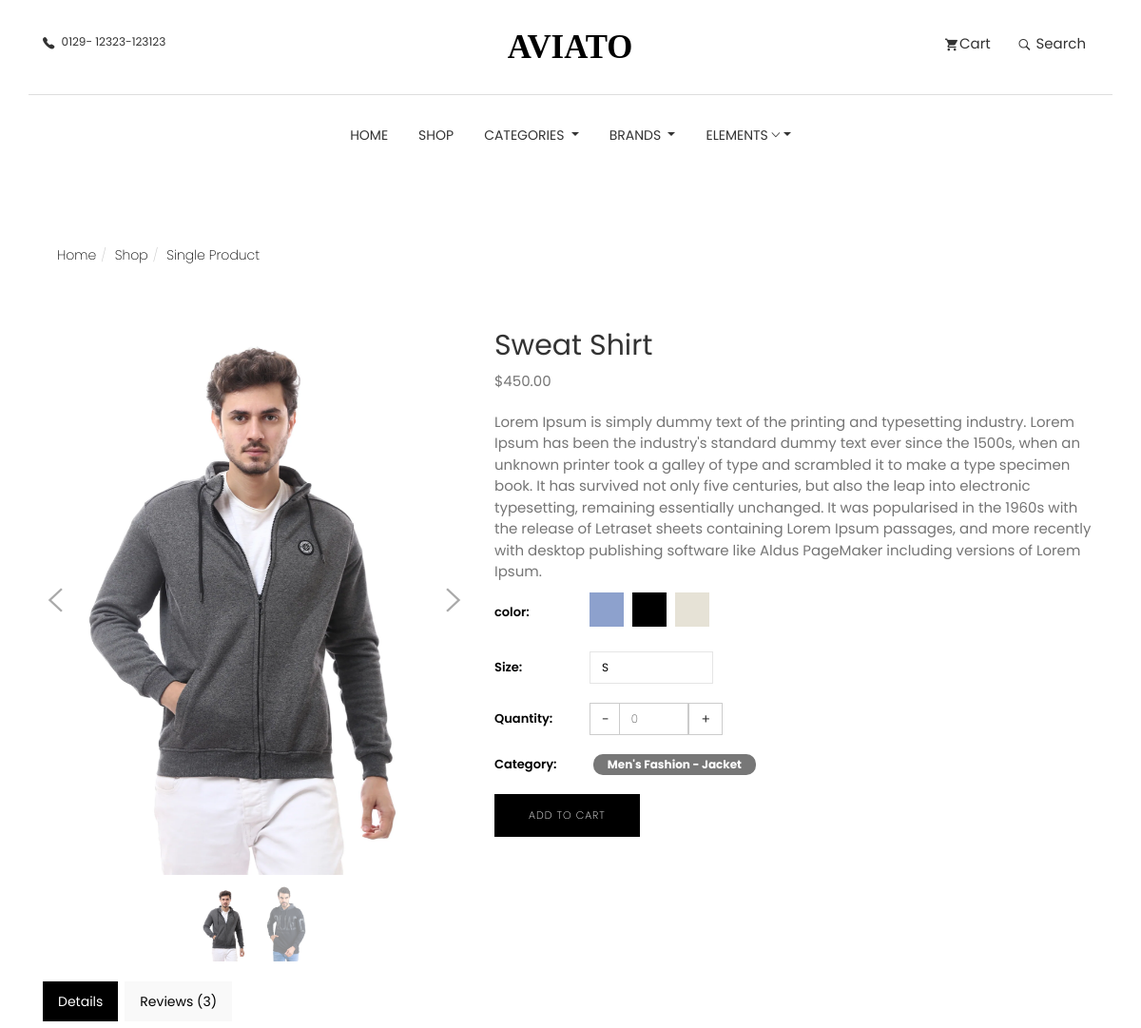
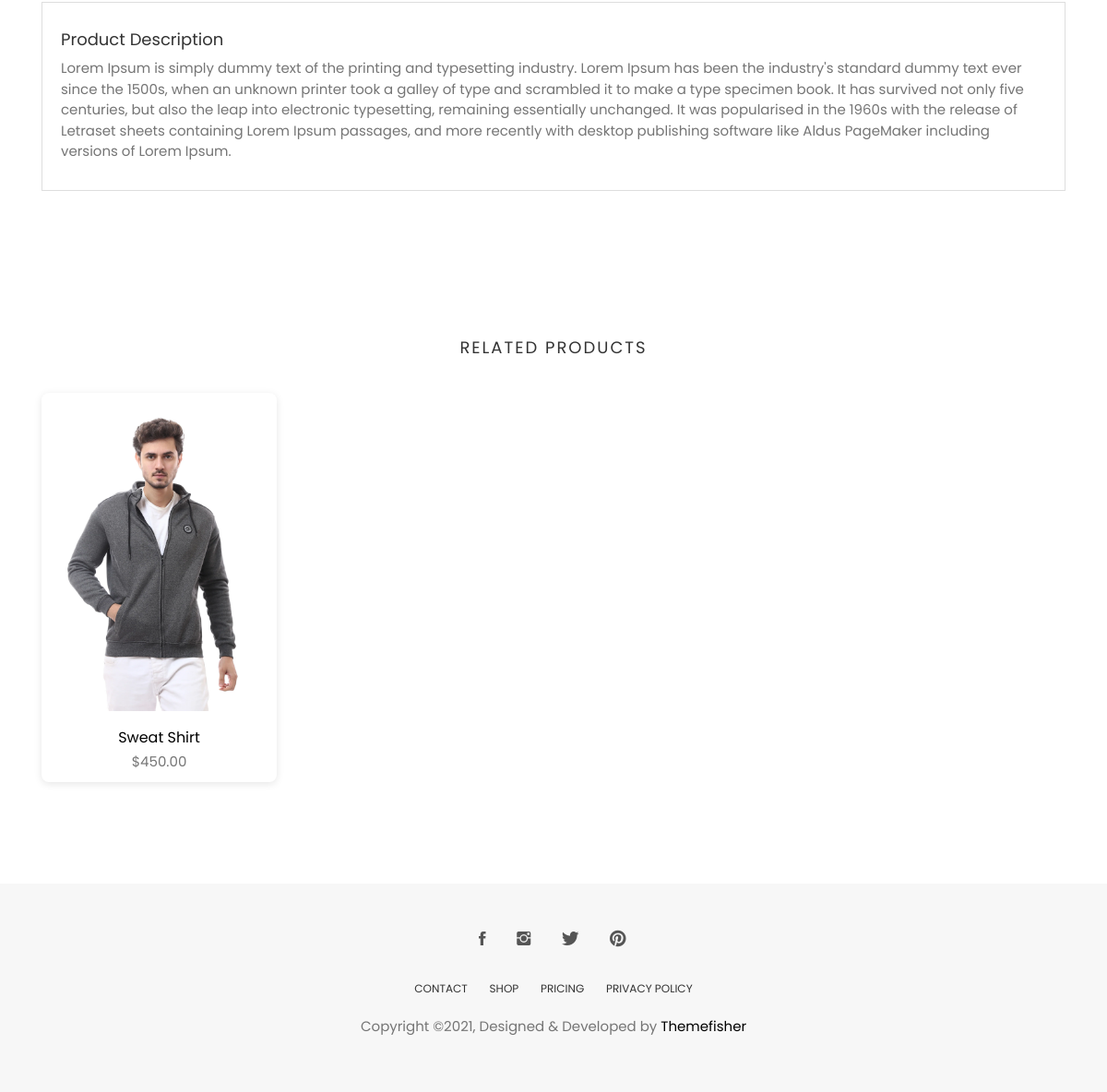
The page /products/63910973-e140-459d-a29e-e0f93e33cc65 on the database as committed earlier (2 pictures, top to bottom).
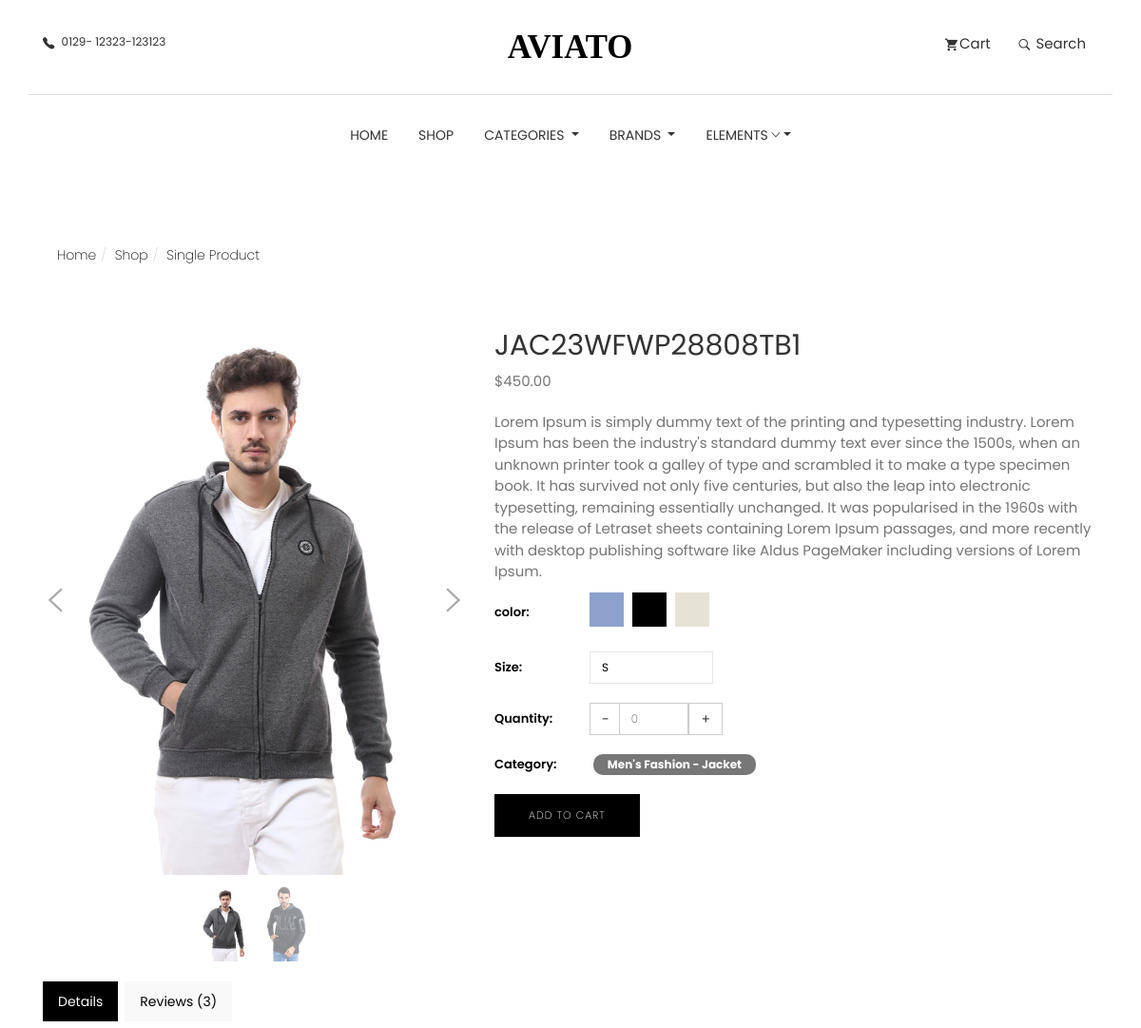
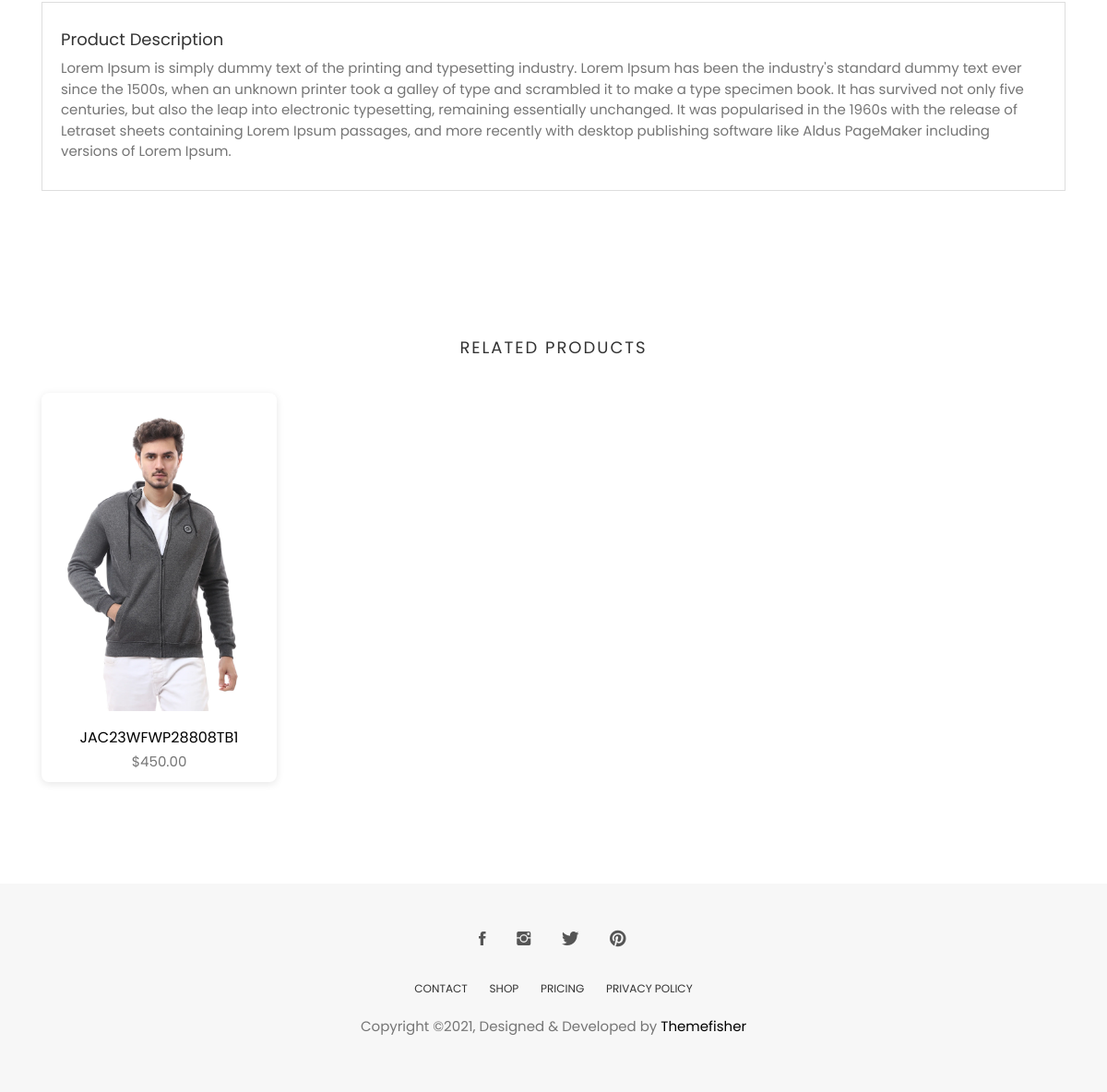
The same page on the database as committed later (2 pictures, top to bottom).
### store/models.py (models this page shows, shortened)
class Product(models.Model):
    id = models.UUIDField(primary_key=True, default=uuid.uuid4, editable=False)
    name = models.CharField(unique=True, max_length=50)
    image = models.ImageField(upload_to='product/')
    stock = models.IntegerField(default=1)
    price = models.DecimalField(max_digits=10, decimal_places=2, default=Decimal('0.00'))
    description = models.TextField(max_length=10000, blank=True)
    created_at = models.DateTimeField(default=timezone.now)
    modified_date = models.DateTimeField(auto_now=True)
    slug = models.SlugField(null=True, blank=True, unique=True)
    views = models.PositiveIntegerField(default=0)
    is_available = models.BooleanField(default=True)
    on_sale = models.BooleanField(default=False)
    PRDBrand = models.ForeignKey('Brand', related_name='product_brand', on_delete=models.CASCADE, blank=True, null=True, verbose_name="Brand")
    like = models.ManyToManyField(User, blank=True, related_name='product_favourite')
    category = models.ForeignKey(Subcategory, related_name='product_subcategory', verbose_name="Subcategory", null=True, blank=True, on_delete=models.CASCADE)
    class Meta:
        ordering = ['-created_at']
        verbose_name = "Product"
        verbose_name_plural = "Products"
    def save(self, *args, **kwargs):
        if not self.slug:
            self.slug = slugify(self.name)
        super(Product, self).save(*args, **kwargs)
    def __str__(self):
        return self.name

class ProductImage(models.Model):
    product = models.ForeignKey(Product, on_delete=models.CASCADE, related_name='images')
    image = models.ImageField(upload_to='product/')

### category/models.py (models this page shows, shortened)
class Subcategory(models.Model):
    id = models.UUIDField(primary_key=True, default=uuid.uuid4, editable=False)
    name = models.CharField(max_length=255)
    category = models.ForeignKey(Category, related_name='subcategories', on_delete=models.CASCADE)
    description = models.TextField(blank=True, null=True)
    image = models.ImageField(null=True,blank=True,upload_to='subcategory-image/')
    class Meta:
        verbose_name = "Subcategory"
        verbose_name_plural = "Subcategories"
        ordering = ['name']  # Subcategories will be ordered alphabetically by name.
    def __str__(self):
        return f"{self.category.name} - {self.name}"
    def get_url(self):
        return reverse('products_by_subcategory',args=[self.id])

class Category(models.Model):
    id = models.UUIDField(primary_key=True, default=uuid.uuid4, editable=False)
    name = models.CharField(max_length=255, unique=True)
    description = models.TextField(blank=True, null=True)
    image = models.ImageField(null=True,blank=True,upload_to='category-image/')
    class Meta:
        verbose_name = "Category"
        verbose_name_plural = "Categories"
        ordering = ['name']  # Categories will be ordered alphabetically by name.

### store/views.py (the view)
# urls.py: path('<str:product_id>' , views.product_details , name='product_details'),
def product_details(request,product_id):
    try:
        single_product = Product.objects.get(id=product_id)
    except Exception as e:
        raise e
    single_product.views+=1
    single_product.save()
    product_gallary = ProductImage.objects.filter(product_id=single_product.id)
    related = Product.objects.filter(category=single_product.category)
    context = {
        'single_product':single_product,
        'product_gallary':product_gallary,
        'related':related,
    }
    return render(request , 'products/product_details.html' , context)

### category/category_context.py (called while the page is built)
def nav_links(request):
    categories_nav = Category.objects.all()
    subcategories_nav = Subcategory.objects.all()
    brands_nav = Brand.objects.all()
    context = {
        'categories_nav':categories_nav,
        'brands_nav':brands_nav,
        'subcategories_nav':subcategories_nav,
    }
    return context

### store/models.py (called while the page is built)
    def get_url(self):
        return reverse('products_by_brand',args=[self.id])

    def __str__(self):
        return self.name

### store/templates/products/product_details.html (shortened to what this page needs)
{% extends "base.html" %}
{% load static %}
{% block body %}
<section class="single-product">
	<div class="container">
		<div class="row">
			<div class="col-md-6">
				<ol class="breadcrumb">
					<li><a href="/">Home</a></li>
					<li><a href="{% url 'product_list'%}">Shop</a></li>
					<li class="active">Single Product</li>
				</ol>
			</div>
			<div class="col-md-6">
			</div>
		</div>
		<div class="row mt-20">
			<div class="col-md-5">
				<div class="single-product-slider">
					<div id='carousel-custom' class='carousel slide' data-ride='carousel'>
						<div class='carousel-outer'>
							<div class='carousel-inner'>
								<div class='item active'>
									<img src="{{ single_product.image.url }}" alt='Main Product Image'
										data-zoom-image="{{ single_product.image.url }}" />
								</div>
							</div>
							<a class='left carousel-control' href='#carousel-custom' data-slide='prev'>
								<i class="tf-ion-ios-arrow-left"></i>
							</a>
							<a class='right carousel-control' href='#carousel-custom' data-slide='next'>
								<i class="tf-ion-ios-arrow-right"></i>
							</a>
						</div>
						<ol class='carousel-indicators mCustomScrollbar meartlab'>
							<li data-target='#carousel-custom' data-slide-to='0' class='active'>
								<img src="{{ single_product.image.url }}" alt='Main Product Thumbnail' />
							</li>
							{% for image in product_gallary %}
							<li data-target='#carousel-custom' data-slide-to='{{ forloop.counter }}'>
								<img src="{{ image.image.url }}" alt='Product Thumbnail' />
							</li>
							{% endfor %}
						</ol>
					</div>
				</div>
			</div>
			<div class="col-md-7">
				<div class="single-product-details">
					<h2>{{single_product}}</h2>
					<p class="product-price">${{single_product.price}}</p>
					<p class="product-description mt-20">
						{{single_product.description}}
					</p>
					<div class="color-swatches">
						<span>color:</span>
						<ul>
							<li>
								<a href="#!" class="swatch-violet"></a>
							</li>
							<li>
								<a href="#!" class="swatch-black"></a>
							</li>
							<li>
								<a href="#!" class="swatch-cream"></a>
							</li>
						</ul>
					</div>
					<div class="product-size">
						<span>Size:</span>
						<select class="form-control">
							<option>S</option>
						</select>
					</div>
					<div class="product-quantity">
						<span>Quantity:</span>
						<div class="product-quantity-slider">
							<input id="product-quantity" type="text" value="0" name="product-quantity">
						</div>
					</div>
					<div class="product-category">
						<span>Category:</span>
							<a class="badge py-2 px-4" href="{{single_product.category.get_url}}">{{single_product.category}}</a>
					</div>
					{% if single_product.stock <= 0 %}
					<a href="cart.html" class="btn btn-main mt-20 disabled">Add To Cart</a>
					{% else %}
					<a href="cart.html" class="btn btn-main mt-20 ">Add To Cart</a>
					{% endif %}
				</div>
			</div>
		</div>
		<div class="row">
			<div class="col-xs-12">
				<div class="tabCommon mt-20">
					<ul class="nav nav-tabs">
						<li class="active"><a data-toggle="tab" href="#details" aria-expanded="true">Details</a></li>
						<li class=""><a data-toggle="tab" href="#reviews" aria-expanded="false">Reviews (3)</a></li>
					</ul>
					<div class="tab-content patternbg">
						<div id="details" class="tab-pane fade active in">
							<h4>Product Description</h4>
							<p>{{single_product.description}}</p>
						</div>
					</div>
				</div>
			</div>
		</div>
	</div>
</section>
<section class="products related-products section">
	<div class="container">
		<div class="row">
			<div class="title text-center">
				<h2>Related Products</h2>
			</div>
		</div>
		<div class="row">
			{% for product in related %}
			<div class="col-md-3">
				<div class="product-item">
					<div class="product-thumb">
						<img class="img-responsive" src="{{product.image.url}}" alt="product-img" />
					</div>
					<div class="product-content">
						<h4><a href="{% url 'product_details' product.id %}">{{product.name}}</a></h4>
						<p class="price">${{product.price}}</p>
					</div>
				</div>
			</div>
			{% endfor %}
		</div>
	</div>
</section>
{% endblock body %}

### templates/base.html (shortened to what this page needs)
{% load static %}
<!DOCTYPE html>
<html lang="en">
<head>
	<link rel="stylesheet" href="https://cdnjs.cloudflare.com/ajax/libs/font-awesome/5.15.4/css/all.min.css" />
	<link rel="stylesheet" href="{% static 'plugins/themefisher-font/style.css'%}">
	<link rel="stylesheet" href="{% static 'plugins/bootstrap/css/bootstrap2.min.css'%}">
	<link rel="stylesheet" href="{% static 'plugins/bootstrap/css/bootstrap.min.css'%}">
	<link rel="stylesheet" href="{% static 'plugins/animate/animate.css'%}">
	<link rel="stylesheet" href="{% static 'plugins/slick/slick.css'%}">
	<link rel="stylesheet" href="{% static 'plugins/slick/slick-theme.css'%}">
	<link rel="stylesheet" href="{% static 'css/style.css'%}">
</head>
<body id="body">
	<section class="top-header">
		<div class="container">
			<div class="row">
				<div class="col-md-4 col-xs-12 col-sm-4">
					<div class="contact-number">
						<i class="tf-ion-ios-telephone"></i>
						<span>0129- 12323-123123</span>
					</div>
				</div>
				<div class="col-md-4 col-xs-12 col-sm-4">
					<div class="logo text-center">
						<a href="index.html">
							<svg width="135px" height="29px" viewBox="0 0 155 29" version="1.1"
								xmlns="http://www.w3.org/2000/svg" xmlns:xlink="http://www.w3.org/1999/xlink">
								<g id="Page-1" stroke="none" stroke-width="1" fill="none" fill-rule="evenodd"
									font-size="40" font-family="AustinBold, Austin" font-weight="bold">
									<g id="Group" transform="translate(-108.000000, -297.000000)" fill="#000000">
										<text id="AVIATO">
											<tspan x="108.94" y="325">AVIATO</tspan>
										</text>
									</g>
								</g>
							</svg>
						</a>
					</div>
				</div>
				<div class="col-md-4 col-xs-12 col-sm-4">
					<ul class="top-menu text-right list-inline">
						<li class="dropdown cart-nav dropdown-slide">
							<a href="#!" class="" data-toggle="dropdown" data-hover="dropdown"><i
									class="tf-ion-android-cart"></i>Cart</a>
						</li>
						<li class="dropdown search dropdown-slide">
							<a href="#!" class="" data-toggle="dropdown" data-hover="dropdown"><i
									class="tf-ion-ios-search-strong"></i> Search</a>
						</li>
					</ul>
				</div>
			</div>
		</div>
	</section>
	<section class="menu">
		<nav class="navbar navigation">
			<div class="container">
				<div id="navbar" class="navbar-collapse collapse text-center">
					<ul class="nav navbar-nav">
						<li class="dropdown {% if request.path == '/' %}active{% endif %} ">
							<a href="/">Home</a>
						</li>
						<li class="dropdown {% if request.path == '/products/' %}active{% endif %} ">
							<a href="{% url 'product_list'%}">Shop</a>
						</li>
						<li class="dropdown full-width dropdown-slide">
							<a href="#" class="dropdown-toggle" data-toggle="dropdown" data-hover="dropdown"
								data-delay="350" role="button" aria-haspopup="true" aria-expanded="false">Categories
								</a>
						</li>
						<li class="dropdown dropdown-slide">
							<a href="#!" class="dropdown-toggle" data-toggle="dropdown" data-hover="dropdown"
								data-delay="350" role="button" aria-haspopup="true" aria-expanded="false">Brands
									</a>
						</li>
						<li class="dropdown dropdown-slide">
							<a href="#!" class="dropdown-toggle" data-toggle="dropdown" data-hover="dropdown"
								data-delay="350" role="button" aria-haspopup="true" aria-expanded="false">Elements <span
									class="tf-ion-ios-arrow-down"></span></a>
						</li>
					</ul>
				</div>
			</div>
		</nav>
	</section>
	{% block body %}
	{% endblock body %}
	<footer class="footer section text-center">
		<div class="container">
			<div class="row">
				<div class="col-md-12">
					<ul class="social-media">
						<li>
							<a href="https://www.facebook.com/themefisher">
								<i class="tf-ion-social-facebook"></i>
							</a>
						</li>
						<li>
							<a href="https://www.instagram.com/themefisher">
								<i class="tf-ion-social-instagram"></i>
							</a>
						</li>
						<li>
							<a href="https://www.twitter.com/themefisher">
								<i class="tf-ion-social-twitter"></i>
							</a>
						</li>
						<li>
							<a href="https://www.pinterest.com/themefisher/">
								<i class="tf-ion-social-pinterest"></i>
							</a>
						</li>
					</ul>
					<ul class="footer-menu text-uppercase">
						<li>
							<a href="contact.html">CONTACT</a>
						</li>
						<li>
							<a href="shop.html">SHOP</a>
						</li>
						<li>
							<a href="pricing.html">Pricing</a>
						</li>
						<li>
							<a href="contact.html">PRIVACY POLICY</a>
						</li>
					</ul>
					<p class="copyright-text">Copyright &copy;2021, Designed &amp; Developed by <a
							href="https://themefisher.com/">Themefisher</a></p>
				</div>
			</div>
		</div>
	</footer>
</body>
</html>

Rows that differ between the two databases and show on the page:
changed Product "Men's Fashion - Jacket": name "Sweat Shirt" → "JAC23WFWP28808TB1"
